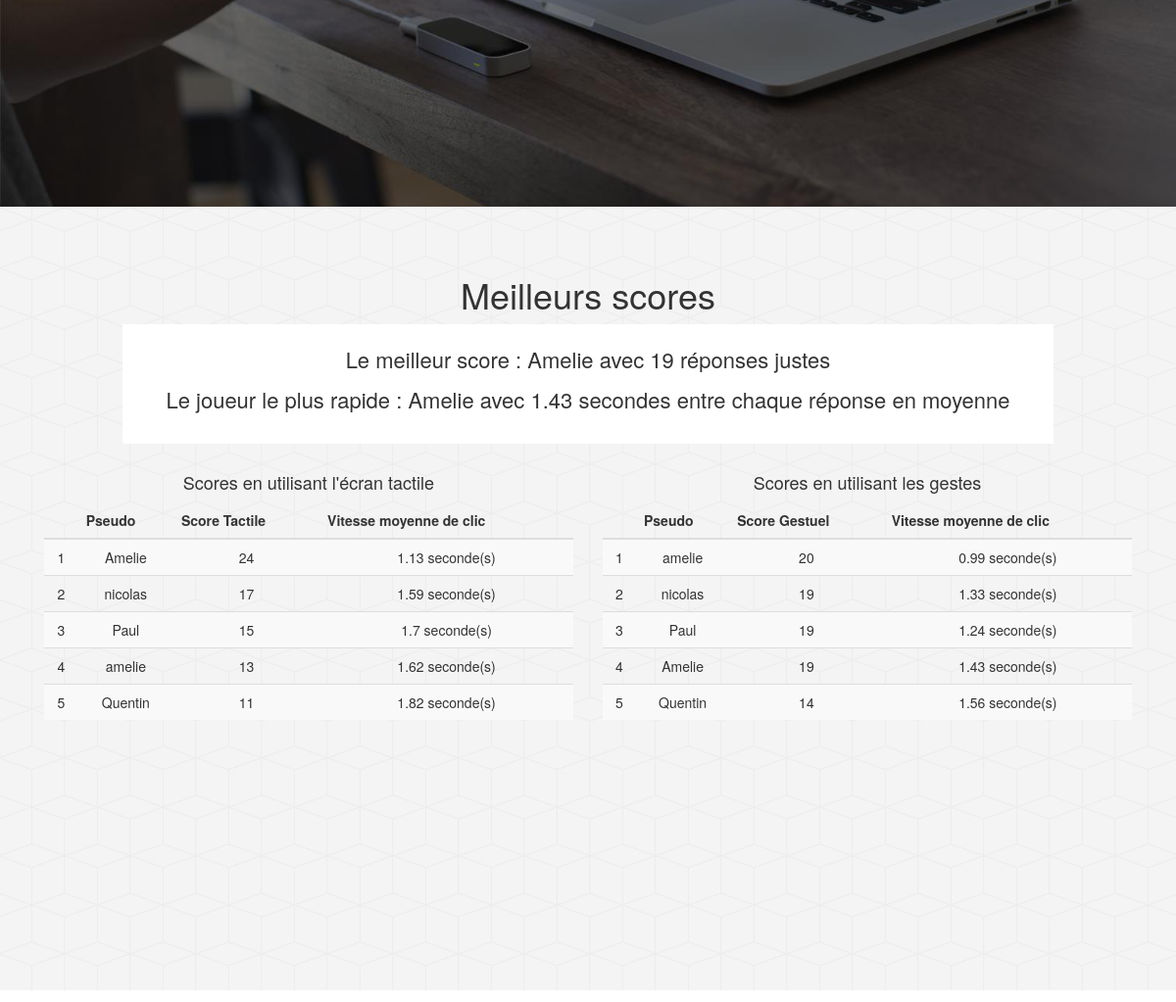
Before: / (middle part) with the older database file.
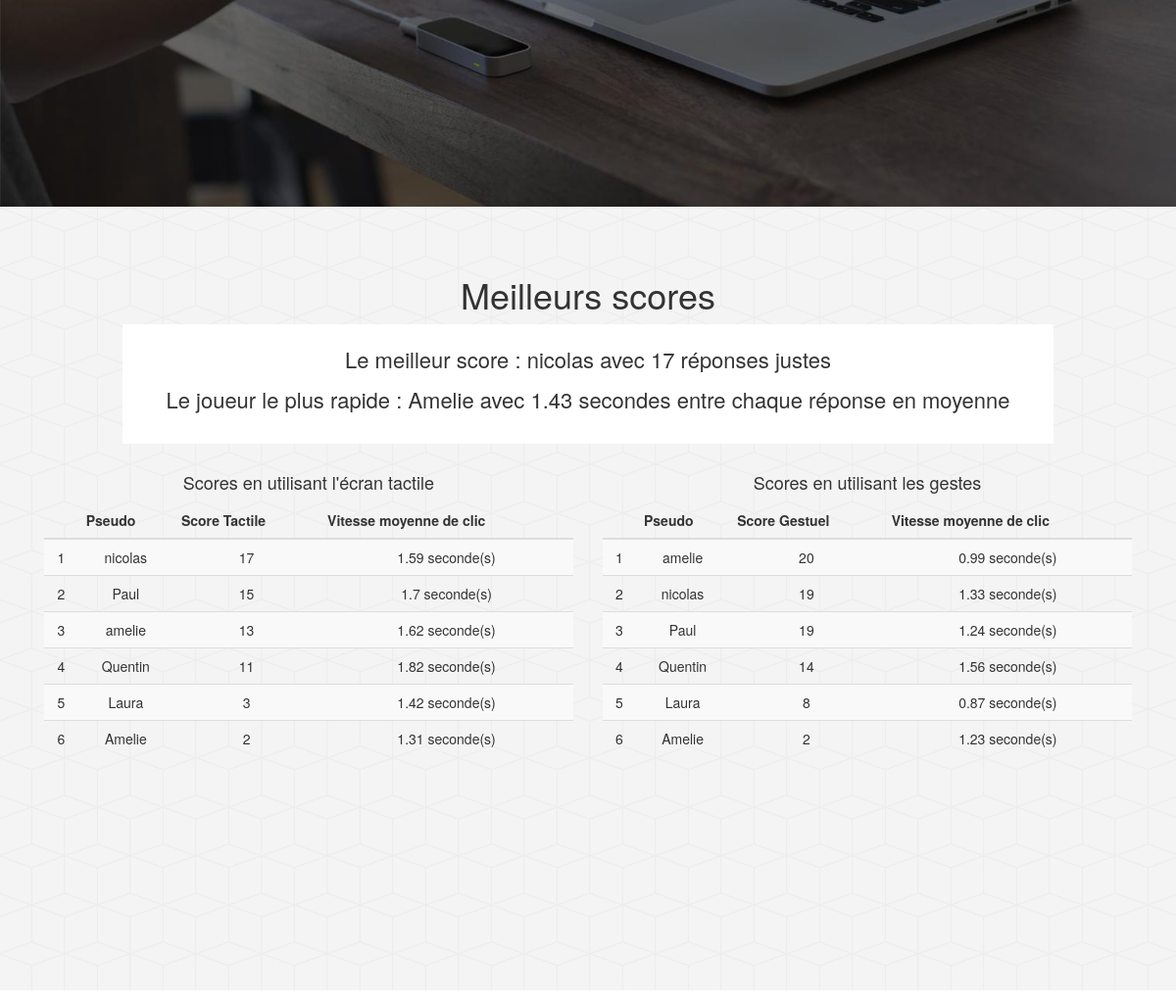
After: the same page with the newer database file.
### tables this page shows
CREATE TABLE player (pseudo char(20) PRIMARY KEY, hand CHAR(5));

### db/functions_db.php (called while the page is built, shortened)
<?php
function get_best_score_tactile ($bdd) {
	$req = $bdd->prepare("
			SELECT *
			FROM
			(SELECT p.pseudo, sum(it.score) as score_tactile, avg(delay_answer) as delay, g.id_game
			FROM iteration it, game g, player p
			WHERE g.id_game = it.id_game and g.pseudo_player = p.pseudo and it.mode = 0
			GROUP BY  g.id_game
			ORDER BY score_tactile ASC)
			GROUP BY pseudo
			ORDER BY score_tactile DESC
			LIMIT 10;");
		$req->execute();
		$result = $req->fetchAll();
		return $result;
}
function get_best_score_gestural ($bdd) {
	$req = $bdd->prepare("
			SELECT *
			FROM
			(SELECT p.pseudo, sum(it.score) as score_gestural, avg(delay_answer) as delay, g.id_game
			FROM iteration it, game g, player p
			WHERE g.id_game = it.id_game and g.pseudo_player = p.pseudo and it.mode = 1
			GROUP BY  g.id_game
			ORDER BY score_gestural ASC)
			GROUP BY pseudo
			ORDER BY score_gestural DESC
			LIMIT 10;");
		$req->execute();
		$result = $req->fetchAll();
		return $result;
}
function get_best_player ($bdd) {
	$req = $bdd->prepare("SELECT *
							FROM
							(SELECT p.pseudo, sum(it.score) as score, avg(delay_answer) as delay, g.id_game
							FROM iteration it, game g, player p
							WHERE g.id_game = it.id_game and g.pseudo_player = p.pseudo
							GROUP BY  g.id_game, it.mode
							ORDER BY score ASC)
							GROUP BY pseudo
							ORDER BY score DESC
							LIMIT 1;");
	$req->execute();
	$result = $req->fetch();
	return($result);
}
function get_fastest_player ($bdd) {
	$req = $bdd->prepare("SELECT *
					FROM
					(SELECT p.pseudo, sum(it.score) as score, avg(delay_answer) as delay, g.id_game
					FROM iteration it, game g, player p
					WHERE g.id_game = it.id_game and g.pseudo_player = p.pseudo
					GROUP BY  g.id_game, it.mode
					ORDER BY delay DESC)
					GROUP BY pseudo
					LIMIT 1;");
	$req->execute();
	$result = $req->fetch();
	return($result);
}
?>

### index.php (the view, shortened to what this page needs)
<!DOCTYPE html>
<html lang="en">
<?php
	include_once("head.php");
?>
<body id="page-top" data-spy="scroll" data-target=".navbar-fixed-top">
    <section id="about" class="intro-section">
    </section>
	<?php
		include_once("db/functions_db.php");
		include_once "db/create_database.php";
	?>
    <section id="scores" class="score-section">
        <div class="container">
            <div class="row">
                <div class="col-lg-12">
                    <h1>Meilleurs scores</h1>
						<?php
								$best_score_tactile = get_best_score_tactile($bdd);
								$best_score_gestural = get_best_score_gestural($bdd);
								$fastest = get_fastest_player($bdd);
								$best = get_best_player($bdd);
							?>
                <div class="col-lg-10 col-lg-offset-1 best">
				<p class="fun">Le meilleur score : <name class="named"><?php echo $best['pseudo'].'</name> avec '.$best['score'].' réponses justes'?></p>
				<p class="fun">Le joueur le plus rapide : <name><?php echo $fastest['pseudo'].' avec '.(round($fastest['delay']*0.001,2)).'</name> secondes entre chaque réponse en moyenne'?></p>
				</div>
                <div class="col-lg-6 col-md-6">
                <h4>Scores en utilisant l'écran tactile</h4>
						<table class="table table-striped">
						<thead>
							<tr>
							<th></th>
							<th>Pseudo</th>
							<th>Score Tactile</th>
							<th>Vitesse moyenne de clic</th>
							</tr>
						</thead>
						<tbody id="score_table">
						<?php
						$cpt=1;
								foreach ($best_score_tactile as $score) {
									echo '<tr><td>'.$cpt.'</td><td>'.$score[0].'</td><td>'.$score[1].'</td><td>'.(round($score[2]*0.001,2)).' seconde(s)</td></tr>';
									$cpt++;
								}
							?>
						</tbody>
						</table>
                </div>
                <div class="col-lg-6 col-md-6">
                <h4>Scores en utilisant les gestes</h4>
						<table class="table table-striped">
						<thead>
							<tr>
							<th></th>
							<th>Pseudo</th>
							<th>Score Gestuel</th>
							<th>Vitesse moyenne de clic</th>
							</tr>
						</thead>
						<tbody id="score_table">
							<?php
							$cpt=1;
								foreach ($best_score_gestural as $score) {
									echo '<tr><td>'.$cpt.'</td><td>'.$score[0].'</td><td>'.$score[1].'</td><td>'.(round($score[2]*0.001,2)).' seconde(s)</td></tr>';
									$cpt++;
								}
							?>
						</tbody>
						</table>
                </div>
                </div>
            </div>
        </div>
    </section>
    <section id="infos" class="services-section">
    </section>
</body>
</html>

Changed rows visible on the page:
shown differently, row unchanged: player "Amelie": score "24" → "2"; score "1.13" → "1.31"; score "19" → "2"; score "1.43" → "1.23"; moves down the list
shown differently, row unchanged: player "Quentin": moves up the list
added player: pseudo "Laura", score "3", score "1.42", score "8", score "0.87"
Other visible differences:
$best['pseudo']: "Amelie" → "nicolas"
$best['score']: "19" → "17"
